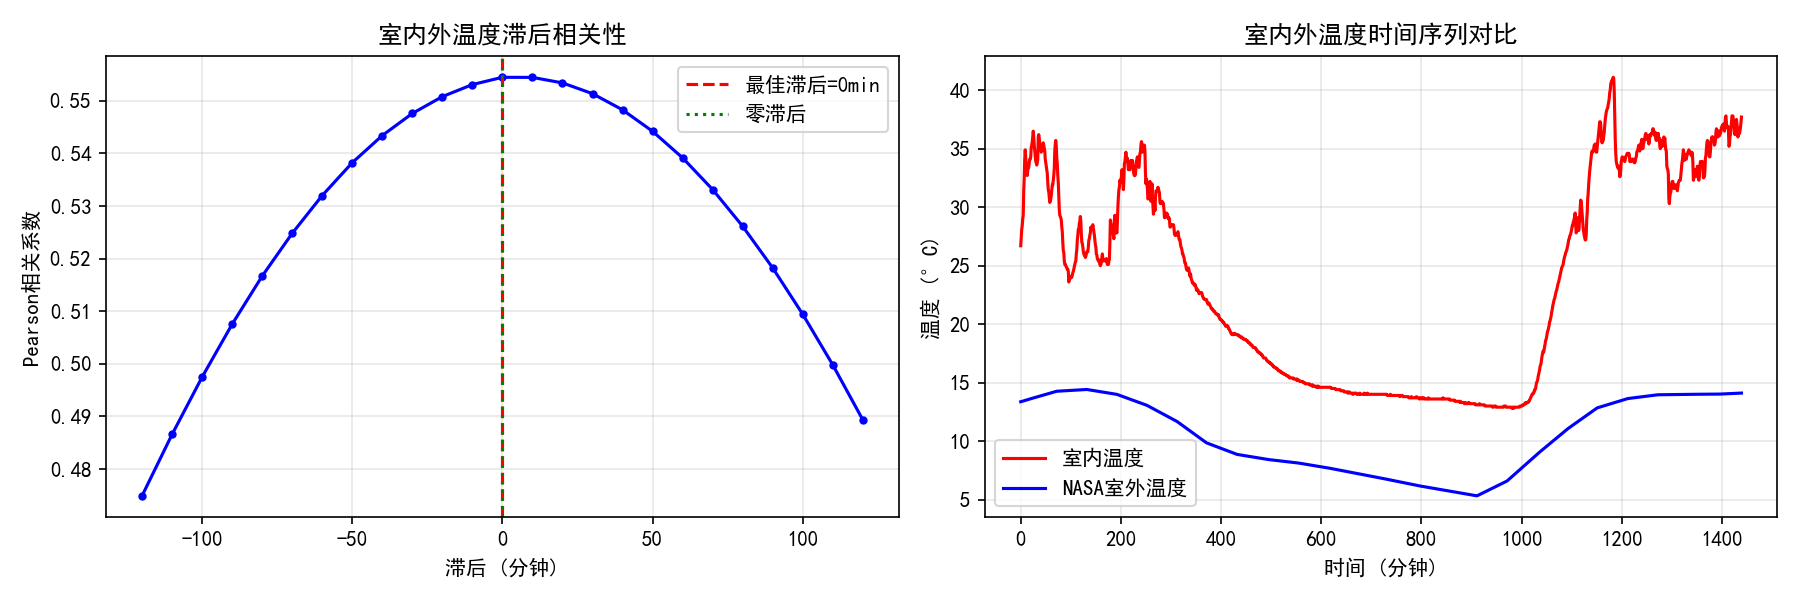

Write Python code to recreate this figure.
"""
诊断脚本：检查室内外温度数据的时间对齐问题
"""
import pandas as pd
import numpy as np
import matplotlib.pyplot as plt
from scipy.signal import find_peaks
from scipy.stats import pearsonr
import os

plt.rcParams['font.sans-serif'] = ['SimHei']
plt.rcParams['axes.unicode_minus'] = False

print("="*60)
print("时间对齐诊断")
print("="*60)

# 1. 加载原始室内数据
filename = 'Strawberry Greenhouse Environmental Control Dataset(version2).csv'
df = pd.read_csv(filename, encoding='latin1', sep=';', decimal=',', 
                 parse_dates=['Timestamp'], dayfirst=True, index_col='Timestamp')
df.columns = [c.replace('"', '').strip() for c in df.columns]

# 检查原始数据中是否已有室外温度
print("\n[1] 原始数据列检查:")
outdoor_cols_in_raw = [c for c in df.columns if 'Outdoor' in c or 'outdoor' in c.lower()]
print(f"    室外相关列: {outdoor_cols_in_raw}")

# 转换数值并重采样
for col in df.columns:
    df[col] = pd.to_numeric(df[col], errors='coerce')
df_resampled = df.resample('1min').mean().interpolate(method='linear').ffill().bfill()

print(f"    室内数据时间范围: {df_resampled.index[0]} ~ {df_resampled.index[-1]}")
print(f"    室内数据点数: {len(df_resampled)}")

# 检查室内已有的室外数据质量
if 'Outdoor_Temp' in df_resampled.columns:
    outdoor_temp_raw = df_resampled['Outdoor_Temp']
    nan_ratio = outdoor_temp_raw.isna().sum() / len(outdoor_temp_raw)
    print(f"\n[2] 原始数据中的 Outdoor_Temp:")
    print(f"    NaN比例: {nan_ratio*100:.1f}%")
    print(f"    有效值范围: {outdoor_temp_raw.min():.1f} ~ {outdoor_temp_raw.max():.1f}°C")
else:
    print("\n[2] 原始数据中无 Outdoor_Temp 列")

# 2. 加载NASA POWER数据
weather_file = 'POWER_Point_Hourly_20250517_20250618_048d33N_025d93E_LST.csv'
if os.path.exists(weather_file):
    print(f"\n[3] NASA POWER 数据检查:")
    df_weather = pd.read_csv(weather_file, skiprows=12)
    
    # 构建时间戳
    df_weather['Timestamp'] = pd.to_datetime(
        df_weather['YEAR'].astype(str) + '-' + 
        df_weather['MO'].astype(str).str.zfill(2) + '-' + 
        df_weather['DY'].astype(str).str.zfill(2) + ' ' + 
        df_weather['HR'].astype(str).str.zfill(2) + ':00:00'
    )
    df_weather = df_weather.set_index('Timestamp')
    
    print(f"    NASA数据时间范围: {df_weather.index[0]} ~ {df_weather.index[-1]}")
    print(f"    NASA数据点数: {len(df_weather)} (小时级)")
    print(f"    T2M (室外温度) 范围: {df_weather['T2M'].min():.1f} ~ {df_weather['T2M'].max():.1f}°C")
    
    # 3. 检查时间重叠
    indoor_start = df_resampled.index[0]
    indoor_end = df_resampled.index[-1]
    outdoor_start = df_weather.index[0]
    outdoor_end = df_weather.index[-1]
    
    overlap_start = max(indoor_start, outdoor_start)
    overlap_end = min(indoor_end, outdoor_end)
    
    print(f"\n[4] 时间重叠分析:")
    print(f"    重叠区间: {overlap_start} ~ {overlap_end}")
    
    if overlap_start < overlap_end:
        overlap_duration = (overlap_end - overlap_start).total_seconds() / 3600
        print(f"    重叠时长: {overlap_duration:.1f} 小时")
    else:
        print("    ⚠️ 警告: 数据完全不重叠！这是问题的根源！")
    
    # 4. 使用滞后相关性分析最佳对齐
    print(f"\n[5] 滞后相关性分析:")
    
    # 将室外数据重采样到分钟级
    full_idx = pd.date_range(start=df_weather.index[0], end=df_weather.index[-1], freq='1min')
    df_weather_min = df_weather[['T2M']].reindex(full_idx).interpolate(method='linear').ffill().bfill()
    
    indoor_temp = df_resampled['Temperature, °C'].values
    outdoor_temp = df_weather_min['T2M'].values
    
    # 找共同时间范围的索引
    common_start = max(df_resampled.index[0], df_weather_min.index[0])
    common_end = min(df_resampled.index[-1], df_weather_min.index[-1])
    
    if common_start < common_end:
        indoor_mask = (df_resampled.index >= common_start) & (df_resampled.index <= common_end)
        outdoor_mask = (df_weather_min.index >= common_start) & (df_weather_min.index <= common_end)
        
        indoor_common = df_resampled.loc[indoor_mask, 'Temperature, °C'].values
        outdoor_common = df_weather_min.loc[outdoor_mask, 'T2M'].values
        
        min_len = min(len(indoor_common), len(outdoor_common))
        indoor_common = indoor_common[:min_len]
        outdoor_common = outdoor_common[:min_len]
        
        print(f"    共同时间段数据点: {min_len}")
        
        # 计算不同滞后的相关系数
        lags = range(-120, 121, 10)  # -2小时 到 +2小时，每10分钟
        correlations = []
        
        for lag in lags:
            if lag < 0:
                # 室外领先
                corr, _ = pearsonr(indoor_common[-lag:], outdoor_common[:lag])
            elif lag > 0:
                # 室内领先
                corr, _ = pearsonr(indoor_common[:-lag], outdoor_common[lag:])
            else:
                corr, _ = pearsonr(indoor_common, outdoor_common)
            correlations.append(corr)
        
        best_lag_idx = np.argmax(correlations)
        best_lag = list(lags)[best_lag_idx]
        best_corr = correlations[best_lag_idx]
        
        print(f"    最佳滞后: {best_lag} 分钟 (相关系数: {best_corr:.4f})")
        print(f"    零滞后相关: {correlations[len(lags)//2]:.4f}")
        
        # 绘制相关性曲线
        plt.figure(figsize=(12, 4))
        plt.subplot(1, 2, 1)
        plt.plot(lags, correlations, 'b-o', markersize=3)
        plt.axvline(x=best_lag, color='r', linestyle='--', label=f'最佳滞后={best_lag}min')
        plt.axvline(x=0, color='g', linestyle=':', label='零滞后')
        plt.xlabel('滞后 (分钟)')
        plt.ylabel('Pearson相关系数')
        plt.title('室内外温度滞后相关性')
        plt.legend()
        plt.grid(True, alpha=0.3)
        
        # 绘制时间序列对比
        plt.subplot(1, 2, 2)
        x_range = range(min(1440, min_len))  # 最多显示1天
        plt.plot(x_range, indoor_common[:len(x_range)], label='室内温度', color='red')
        plt.plot(x_range, outdoor_common[:len(x_range)], label='NASA室外温度', color='blue')
        plt.xlabel('时间 (分钟)')
        plt.ylabel('温度 (°C)')
        plt.title('室内外温度时间序列对比')
        plt.legend()
        plt.grid(True, alpha=0.3)
        
        plt.tight_layout()
        plt.savefig('diagnose_alignment.png', dpi=150)
        print(f"\n[6] 诊断图已保存: diagnose_alignment.png")
        plt.close()
        
    else:
        print("    ⚠️ 无法进行相关性分析：数据不重叠")
        
else:
    print(f"\n[3] 未找到NASA数据文件: {weather_file}")

print("\n" + "="*60)
print("诊断完成")
print("="*60)
